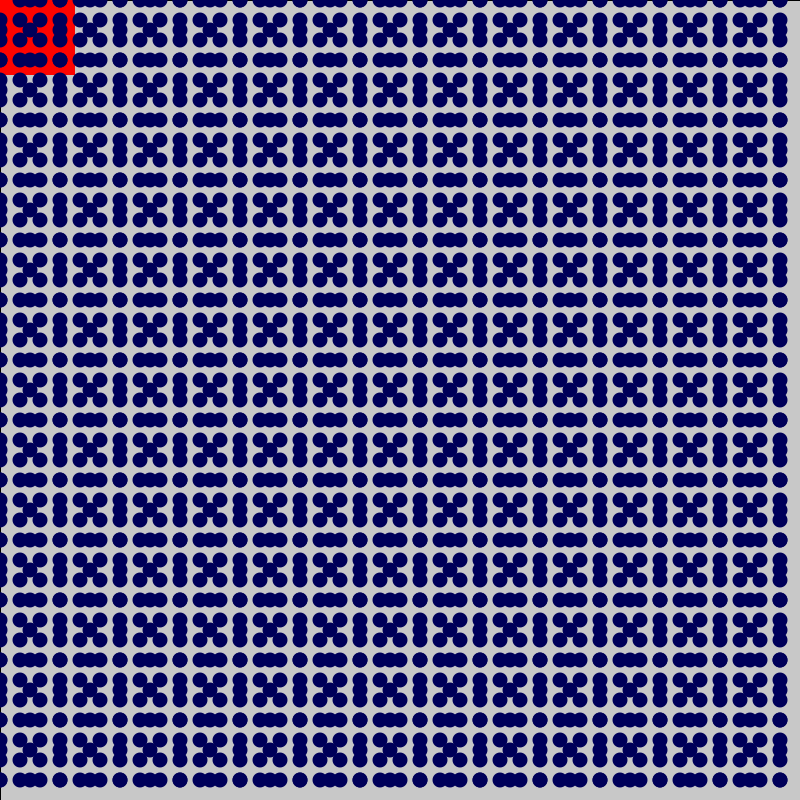
Frame 1 (no input)
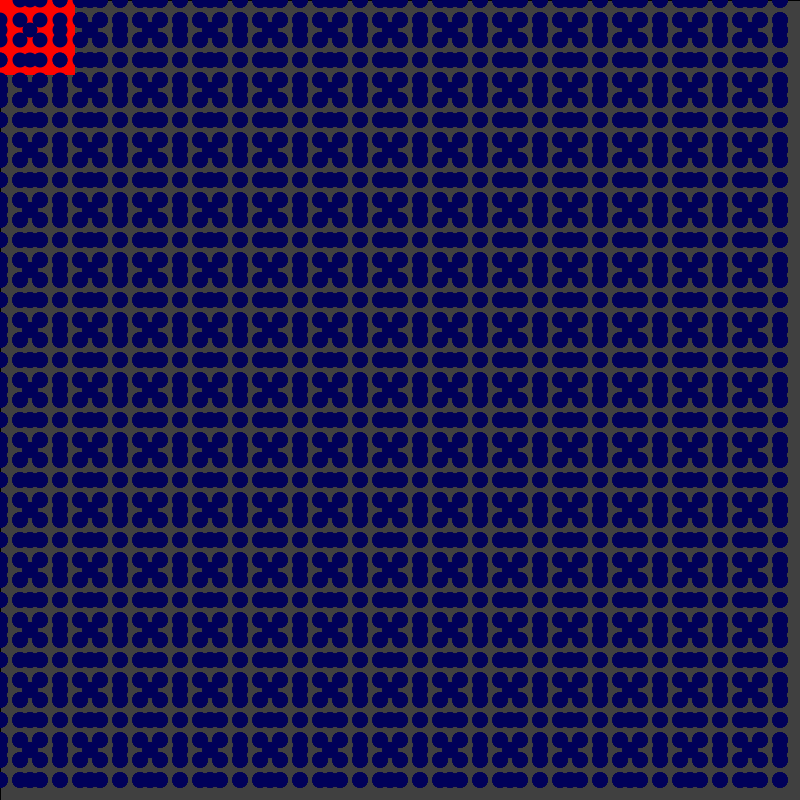
Frame 60 (the mouse pressed at the canvas centre just before this capture)
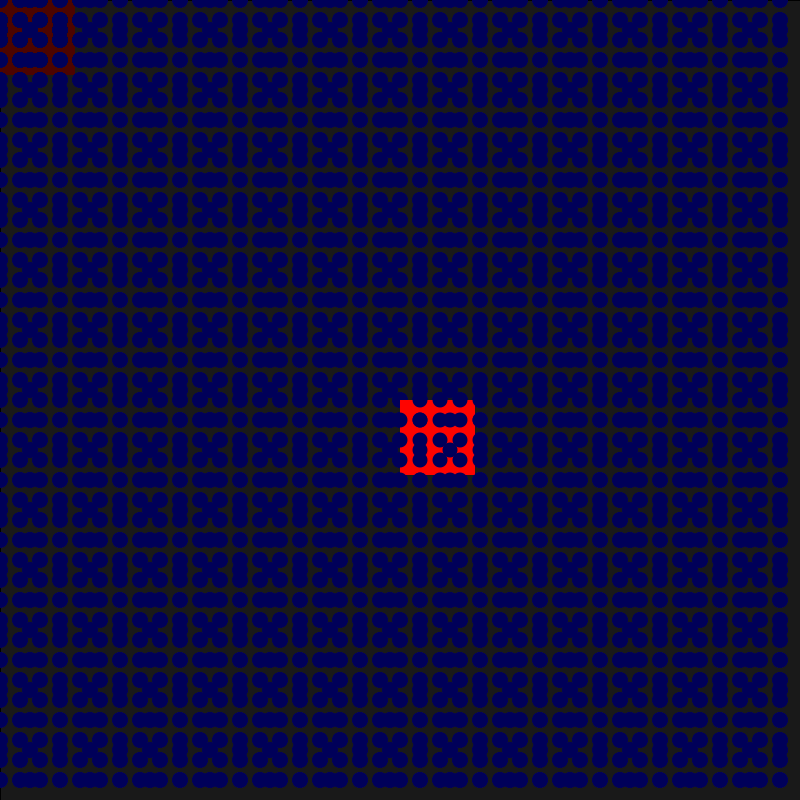
Frame 120 (the mouse held since frame 60 and released just before this capture)

The Processing sketch that drew these frames (run headless with seeded random() and noise(); from frame 60 on, the mouse is pressed at the canvas centre):

// Processing sketch: processing_40377
// ── processing_40377.pde

int colorvalue = 1;


void setup(){
  size(800,800);
  colorMode(HSB,360,100,100);
  smooth();
}

void draw(){
  
  
  //background(255);
  fill(0,0,0,5);
  rect(0,0,800,800);
  for(int x = 0; x< width; x+=10){
    for(int y = 0; y<height; y+=10){
      if(x % 20 == 0 && y % 20 == 0){
        noStroke();
        fill(240,99,35);
        ellipse(x,y,15,15);
        
     // } else {
       // fill(255);
        //ellipse(x,y,10,10);

      }
     if(x % 30 == 0 && y % 30 == 0){
       noStroke();
       fill(240,99,35);
       ellipse(x,y,15,15);
       
      // } else {
       // fill(255);
       // ellipse(x,y,10,10);
       }
       
       if(dist(mouseX,mouseY,x,y) < 10){
         noStroke();
         fill(colorvalue,100,100);
         rect(x,y,75,75);
       }
    }
  } 
}

 //Change color of cursor square
 void mouseClicked(){
   if(colorvalue == 1) {
     colorvalue =+3;
   }else{
     colorvalue = 1;
   }
 }
      
